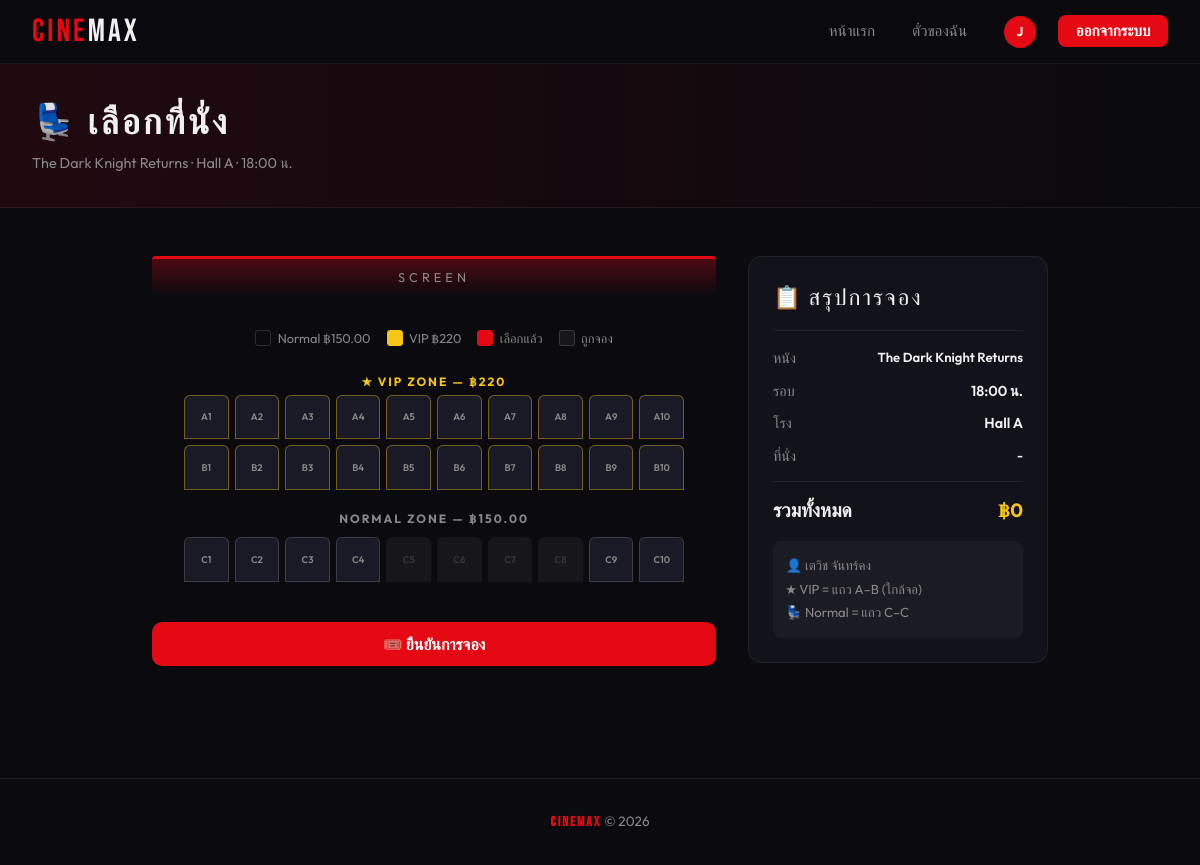
The page /booking.php?showtime=26 (signed in) on the database its author committed.
### tables this page shows
CREATE TABLE `showtimes` (
  `id` int(11) NOT NULL,
  `movie_id` int(11) NOT NULL,
  `show_date` date NOT NULL,
  `show_time` time NOT NULL,
  `hall` varchar(50) NOT NULL,
  `total_seats` int(11) DEFAULT 60,
  `available_seats` int(11) DEFAULT 60,
  `price` decimal(10,2) DEFAULT 180.00,
  `hall_type` enum('normal','vip') DEFAULT 'normal'
);

CREATE TABLE `movies` (
  `id` int(11) NOT NULL,
  `title` varchar(200) NOT NULL,
  `description` text DEFAULT NULL,
  `genre` varchar(100) DEFAULT NULL,
  `duration` int(11) DEFAULT NULL COMMENT 'นาที',
  `rating` varchar(10) DEFAULT NULL,
  `poster` varchar(255) DEFAULT NULL,
  `is_showing` tinyint(1) DEFAULT 1,
  `created_at` timestamp NOT NULL DEFAULT current_timestamp()
);

### config.php (called while the page is built, shortened)
<?php
function getSeatType(string $seat_id): string
{
    $row = strtoupper(substr(trim($seat_id), 0, 1));
    return in_array($row, VIP_ROWS) ? 'vip' : 'normal';
}

### booking.php (the view, shortened to what this page needs)
<?php
require_once 'config.php';
$showtime_id = intval($_GET['showtime'] ?? 0);
$stmt = $conn->prepare("SELECT s.*, m.title, m.duration, m.genre FROM showtimes s JOIN movies m ON s.movie_id = m.id WHERE s.id = ?");
$stmt->bind_param("i", $showtime_id);
$stmt->execute();
$showtime = $stmt->get_result()->fetch_assoc();
$booked_stmt = $conn->prepare("SELECT seats FROM bookings WHERE showtime_id = ? AND status != 'cancelled'");
$booked_stmt->bind_param("i", $showtime_id);
$booked_stmt->execute();
$result = $booked_stmt->get_result();
$taken_seats = [];
while ($row = $result->fetch_assoc()) {
    foreach (explode(',', $row['seats']) as $s) {
        $s = trim($s);
        if ($s)
            $taken_seats[] = $s;
    }
}
$total_seats = $showtime['total_seats'];
$cols = 10;
$rows_count = ceil($total_seats / $cols);
$all_rows = [];
for ($i = 0; $i < $rows_count; $i++) {
    $all_rows[] = chr(65 + $i);
}
$rows_vip = ['A', 'B'];
?>
<!DOCTYPE html>
<html lang="th">
<head>
    <link rel="stylesheet" href="css/style.css">
</head>
<body>
    <nav>
        <a href="index.php" class="nav-logo">CINE<span>MAX</span></a>
        <ul class="nav-links">
            <li><a href="index.php">หน้าแรก</a></li>
            <li><a href="mybooking.php">ตั๋วของฉัน</a></li>
            <li><a href="profile.php" style="display:flex;align-items:center;gap:0.5rem;">
                    <div class="user-avatar"><?= strtoupper(substr($_SESSION['username'], 0, 1)) ?></div>
                </a></li>
            <li><a href="logout.php" class="btn-nav">ออกจากระบบ</a></li>
        </ul>
    </nav>
    <div class="page-header">
        <div class="page-header-inner">
            <h1>💺 เลือกที่นั่ง</h1>
            <p><?= htmlspecialchars($showtime['title']) ?> · <?= $showtime['hall'] ?>
                · <?= substr($showtime['show_time'], 0, 5) ?> น.
            </p>
        </div>
    </div>
    <div class="section" style="max-width:960px;">
        <div style="display:grid;grid-template-columns:1fr 300px;gap:2rem;align-items:start;">
            <div>
                <div class="screen">SCREEN</div>
                <div class="seat-legend" style="flex-wrap:wrap;gap:1rem;">
                    <span>
                        <div class="legend-box"></div> Normal ฿<?= $showtime['price'] ?>
                    </span>
                    <span>
                        <div class="legend-box vip"></div> VIP ฿<?= $showtime['price'] + 70 ?>
                    </span>
                    <span>
                        <div class="legend-box selected"></div> เลือกแล้ว
                    </span>
                    <span>
                        <div class="legend-box taken"></div> ถูกจอง
                    </span>
                </div>
                <form method="POST" id="bookingForm">
                    <div
                        style="text-align:center;margin:0.5rem 0 0.2rem;font-size:0.75rem;font-weight:700;letter-spacing:2px;color:var(--gold);">
                        ★ VIP ZONE — ฿<?= $showtime['price'] + 70 ?>
                    </div>
                    <div class="seats-grid" id="seatGrid">
                        <?php foreach ($all_rows as $row_index => $row):
                            $is_vip_row = in_array($row, $rows_vip);
                            if ($row === 'C'): ?>
                                <div
                                    style="grid-column:1/-1;text-align:center;margin:0.8rem 0 0.2rem;font-size:0.75rem;font-weight:700;letter-spacing:2px;color:var(--text-dim);">
                                    NORMAL ZONE — ฿<?= $showtime['price'] ?>
                                </div>
                            <?php endif;
                            $max_seat = min($cols, $total_seats - (($row_index) * $cols));
                            for ($c = 1; $c <= $max_seat; $c++):
                                $seat_id = $row . $c;
                                $is_taken = in_array($seat_id, $taken_seats);
                                $vip_class = $is_vip_row ? 'vip-seat' : '';
                                ?>
                                <div class="seat <?= $vip_class ?> <?= $is_taken ? 'taken' : '' ?>" data-seat="<?= $seat_id ?>"
                                    data-price="<?= $showtime['price'] + ($is_vip_row ? 70 : 0) ?>"
                                    data-type="<?= getSeatType($seat_id) ?>" <?= $is_taken ? '' : 'onclick="toggleSeat(this)"' ?>
                                    title="<?= $seat_id ?> — <?= $is_vip_row ? 'VIP ฿' . PRICE_VIP : 'Normal ฿' . PRICE_NORMAL ?>">
                                    <?= $seat_id ?>
                                </div>
                            <?php endfor;
                        endforeach; ?>
                    </div>
                    <button type="submit" id="confirmBtn" class="btn btn-primary btn-full" style="margin-top:1rem;"
                        disabled>
                        🎟️ ยืนยันการจอง
                    </button>
                </form>
            </div>
            <div class="summary-card">
                <div class="summary-title">📋 สรุปการจอง</div>
                <div class="summary-row">
                    <span class="label">หนัง</span>
                    <span class="value"
                        style="font-size:0.82rem;text-align:right;"><?= htmlspecialchars($showtime['title']) ?></span>
                </div>
                <div class="summary-row">
                    <span class="label">รอบ</span>
                    <span class="value"><?= substr($showtime['show_time'], 0, 5) ?> น.</span>
                </div>
                <div class="summary-row">
                    <span class="label">โรง</span>
                    <span class="value"><?= $showtime['hall'] ?></span>
                </div>
                <div class="summary-row">
                    <span class="label">ที่นั่ง</span>
                    <span class="value" id="seatDisplay" style="text-align:right;font-size:0.82rem;">-</span>
                </div>
                <div class="summary-total">
                    <span>รวมทั้งหมด</span>
                    <span class="price" id="totalDisplay">฿0</span>
                </div>
                <div
                    style="margin-top:1rem;padding:0.8rem;background:rgba(255,255,255,0.04);border-radius:8px;font-size:0.82rem;color:var(--text-dim);line-height:1.8;">
                    👤 <?= htmlspecialchars($_SESSION['fullname'] ?? $_SESSION['username']) ?><br>
                    ★ VIP = แถว A–B (ใกล้จอ)<br>
                    💺 Normal = แถว C–<?= end($all_rows) ?>
                </div>
            </div>
        </div>
    </div>
    <footer><strong>CINEMAX</strong> &copy; <?= date('Y') ?></footer>
</body>
</html>

### booking.php (style rules this page uses)
.seat.vip-seat { border-color: rgba(245, 197, 24, 0.4); }
.legend-box.vip { background: var(--gold); border-color: var(--gold); }

### rows shown on the page
showtimes: movie.title "The Dark Knight Returns", hall "Hall A", show_time "18:00", price "150.00", $showtime['price'] + 70 "220", seat_id "C1", seat_id "C2", seat_id "C3", seat_id "C4", seat_id "C5", seat_id "C6", seat_id "C7", seat_id "C8", seat_id "C9", seat_id "C10"

### other values the page prints
substr($_SESSION['username'], 0, 1) "J"
$seat_id "A1"
$seat_id "A2"
$seat_id "A3"
$seat_id "A4"
$seat_id "A5"
$seat_id "A6"
$seat_id "A7"
$seat_id "A8"
$seat_id "A9"
$seat_id "A10"
$seat_id "B1"
$seat_id "B2"
$seat_id "B3"
$seat_id "B4"
